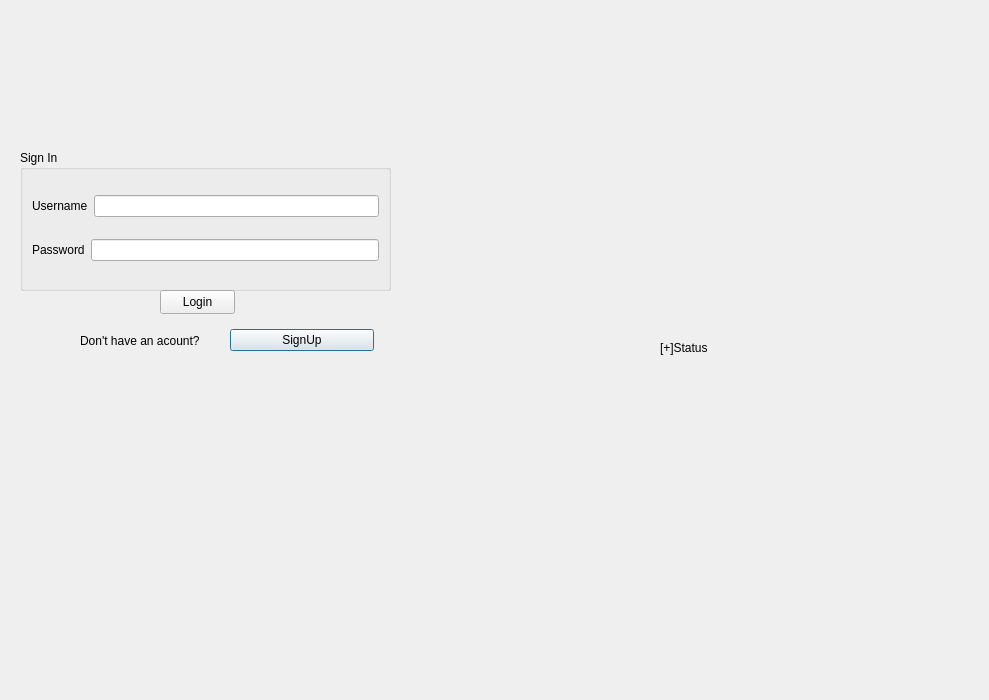
<?xml version="1.0" encoding="UTF-8"?>
<ui version="4.0">
 <class>loginp</class>
 <widget class="QDialog" name="loginp">
  <property name="geometry">
   <rect>
    <x>0</x>
    <y>0</y>
    <width>989</width>
    <height>700</height>
   </rect>
  </property>
  <property name="windowTitle">
   <string>Dialog</string>
  </property>
  <widget class="QLabel" name="label">
   <property name="geometry">
    <rect>
     <x>90</x>
     <y>210</y>
     <width>81</width>
     <height>51</height>
    </rect>
   </property>
   <property name="text">
    <string/>
   </property>
  </widget>
  <widget class="QLabel" name="label_pic1">
   <property name="geometry">
    <rect>
     <x>-30</x>
     <y>20</y>
     <width>1011</width>
     <height>681</height>
    </rect>
   </property>
   <property name="text">
    <string/>
   </property>
  </widget>
  <widget class="QGroupBox" name="groupBox">
   <property name="geometry">
    <rect>
     <x>20</x>
     <y>150</y>
     <width>371</width>
     <height>141</height>
    </rect>
   </property>
   <property name="title">
    <string>Sign In</string>
   </property>
   <layout class="QVBoxLayout" name="verticalLayout">
    <item>
     <layout class="QHBoxLayout" name="horizontalLayout">
      <item>
       <widget class="QLabel" name="label_2">
        <property name="text">
         <string>Username</string>
        </property>
       </widget>
      </item>
      <item>
       <widget class="QLineEdit" name="lineEdit_username"/>
      </item>
     </layout>
    </item>
    <item>
     <layout class="QHBoxLayout" name="horizontalLayout_2">
      <item>
       <widget class="QLabel" name="label_3">
        <property name="text">
         <string>Password</string>
        </property>
       </widget>
      </item>
      <item>
       <widget class="QLineEdit" name="lineEdit_password">
        <property name="echoMode">
         <enum>QLineEdit::Password</enum>
        </property>
       </widget>
      </item>
     </layout>
    </item>
   </layout>
  </widget>
  <widget class="QWidget" name="layoutWidget">
   <property name="geometry">
    <rect>
     <x>80</x>
     <y>320</y>
     <width>294</width>
     <height>41</height>
    </rect>
   </property>
   <layout class="QHBoxLayout" name="horizontalLayout_3">
    <item>
     <widget class="QLabel" name="label_6">
      <property name="text">
       <string>Don't have an acount?</string>
      </property>
     </widget>
    </item>
    <item>
     <widget class="QPushButton" name="pushButton">
      <property name="text">
       <string>SignUp</string>
      </property>
     </widget>
    </item>
   </layout>
  </widget>
  <widget class="QLabel" name="label_7">
   <property name="geometry">
    <rect>
     <x>660</x>
     <y>340</y>
     <width>101</width>
     <height>16</height>
    </rect>
   </property>
   <property name="text">
    <string>[+]Status</string>
   </property>
  </widget>
  <widget class="QPushButton" name="pushButton_2">
   <property name="geometry">
    <rect>
     <x>160</x>
     <y>290</y>
     <width>75</width>
     <height>24</height>
    </rect>
   </property>
   <property name="text">
    <string>Login</string>
   </property>
  </widget>
 </widget>
 <resources/>
 <connections/>
</ui>
